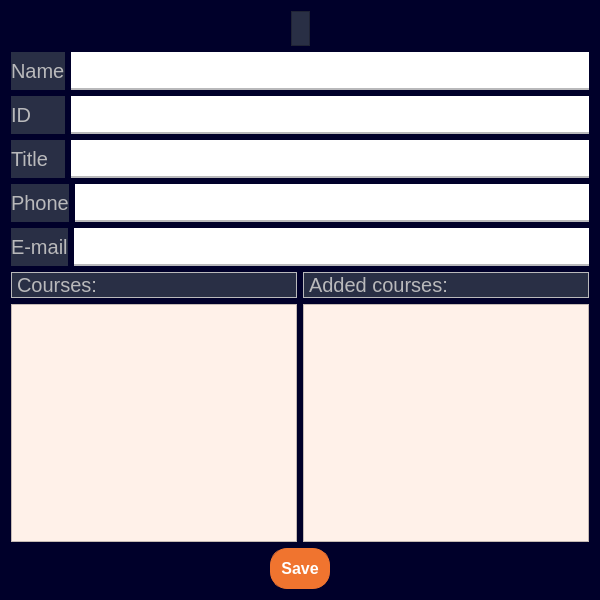
<?xml version="1.0" encoding="UTF-8"?>
<ui version="4.0">
 <class>ProfessorEditPage</class>
 <widget class="QDialog" name="ProfessorEditPage">
  <property name="geometry">
   <rect>
    <x>0</x>
    <y>0</y>
    <width>600</width>
    <height>600</height>
   </rect>
  </property>
  <property name="windowTitle">
   <string>Professor Edit Page</string>
  </property>
  <property name="styleSheet">
   <string notr="true">/*Copyright (c) DevSec Studio. All rights reserved.

MIT License

Permission is hereby granted, free of charge, to any person obtaining a copy
of this software and associated documentation files (the &quot;Software&quot;), to deal
in the Software without restriction, including without limitation the rights
to use, copy, modify, merge, publish, distribute, sublicense, and/or sell
copies of the Software, and to permit persons to whom the Software is
furnished to do so, subject to the following conditions:

The above copyright notice and this permission notice shall be included in all
copies or substantial portions of the Software.

THE SOFTWARE IS PROVIDED *AS IS*, WITHOUT WARRANTY OF ANY KIND, EXPRESS OR
IMPLIED, INCLUDING BUT NOT LIMITED TO THE WARRANTIES OF MERCHANTABILITY,
FITNESS FOR A PARTICULAR PURPOSE AND NONINFRINGEMENT. IN NO EVENT SHALL THE
AUTHORS OR COPYRIGHT HOLDERS BE LIABLE FOR ANY CLAIM, DAMAGES OR OTHER
LIABILITY, WHETHER IN AN ACTION OF CONTRACT, TORT OR OTHERWISE, ARISING FROM,
OUT OF OR IN CONNECTION WITH THE SOFTWARE OR THE USE OR OTHER DEALINGS IN THE SOFTWARE.
*/

/*-----QWidget-----*/
QWidget
{
	background-color: rgb(0, 0, 42);
	color: #ffffff;
	border-color: #000000;

}


/*-----QLabel-----*/
QLabel
{
	background-color: #292f45;
	color: #b9b9bb;
	border-color: #000000;

}


/*-----QPushButton-----*/
QPushButton
{
	background-color: #f0742f;
	color: #fff;
	font-weight: bold;
	border-style: solid;
	border-width: 1px;
	border-radius: 17px;
	border-color: #f0742f;
	padding: 10px;

}


QPushButton::hover
{
	background-color: #fc7c11;
	color: #ffff;

}


QPushButton::pressed
{
	background-color: #ff6b35;
	color: #fff;

}


/*-----QToolButton-----*/
QToolButton
{
	background-color: #292f45;
	color: #ffffff;
	border-style: solid;
	border-color: #000000;

}


QToolButton::hover
{
	background-color: #fc7c11;
	color: #000000;
	padding: 2px;
	border-radius: 15px;
	border-color: #fc7c11;

}


QToolButton::pressed
{
	background-color: #fc7c11;
	color: #000000;
	border-style: solid;
	border-width: 2px;

}


/*-----QLineEdit-----*/
QLineEdit{
	background-color: rgb(255, 255, 255);
	color: rgb(35, 35, 35);
	font-weight: bold;
	border-style: solid;
	border-width: 2px;
	border-top: 0px;
	border-left: 0px;
	border-right: 0px;
	border-color: #b9b9bb;
	padding: 10px;

}


/*-----QCheckBox-----*/
QCheckBox
{
	background-color: transparent;
	color: #b9b9bb;
	font-weight: bold;

}


QCheckBox::indicator
{
    color: #b1b1b1;
    background-color: #00111d;
    border: 1px solid #f0742f;
    width: 12px;
    height: 12px;

}


QCheckBox::indicator:checked
{
    image:url(&quot;./ressources/check.png&quot;); /*To replace*/
	background-color: #1f2b2b;
    border: 1px solid #f0742f;

}


QCheckBox::indicator:unchecked:hover
{
    border: 1px solid #f0742f;

}


QCheckBox::disabled
{
	color: #656565;

}


QCheckBox::indicator:disabled
{
	background-color: #656565;
	color: #656565;
    border: 1px solid #656565;

}
</string>
  </property>
  <layout class="QVBoxLayout" name="verticalLayout_3">
   <item>
    <layout class="QHBoxLayout" name="horizontalLayout_3">
     <item>
      <spacer name="horizontalSpacer_3">
       <property name="orientation">
        <enum>Qt::Horizontal</enum>
       </property>
       <property name="sizeHint" stdset="0">
        <size>
         <width>40</width>
         <height>20</height>
        </size>
       </property>
      </spacer>
     </item>
     <item>
      <widget class="QLabel" name="FLNameLabel">
       <property name="font">
        <font>
         <pointsize>22</pointsize>
        </font>
       </property>
       <property name="frameShape">
        <enum>QFrame::StyledPanel</enum>
       </property>
       <property name="text">
        <string/>
       </property>
      </widget>
     </item>
     <item>
      <spacer name="horizontalSpacer_4">
       <property name="orientation">
        <enum>Qt::Horizontal</enum>
       </property>
       <property name="sizeHint" stdset="0">
        <size>
         <width>40</width>
         <height>20</height>
        </size>
       </property>
      </spacer>
     </item>
    </layout>
   </item>
   <item>
    <layout class="QHBoxLayout" name="horizontalLayout_9" stretch="0,0">
     <item>
      <widget class="QLabel" name="label_4">
       <property name="font">
        <font>
         <pointsize>15</pointsize>
        </font>
       </property>
       <property name="frameShape">
        <enum>QFrame::NoFrame</enum>
       </property>
       <property name="text">
        <string>Name</string>
       </property>
      </widget>
     </item>
     <item>
      <widget class="QLineEdit" name="nameLineEdit"/>
     </item>
    </layout>
   </item>
   <item>
    <layout class="QHBoxLayout" name="horizontalLayout_8" stretch="0,0">
     <item>
      <widget class="QLabel" name="label_19">
       <property name="font">
        <font>
         <pointsize>15</pointsize>
        </font>
       </property>
       <property name="frameShape">
        <enum>QFrame::NoFrame</enum>
       </property>
       <property name="text">
        <string>ID      </string>
       </property>
      </widget>
     </item>
     <item>
      <widget class="QLineEdit" name="idLineEdit"/>
     </item>
    </layout>
   </item>
   <item>
    <layout class="QHBoxLayout" name="horizontalLayout_5" stretch="0,0">
     <item>
      <widget class="QLabel" name="label_14">
       <property name="font">
        <font>
         <pointsize>15</pointsize>
        </font>
       </property>
       <property name="frameShape">
        <enum>QFrame::NoFrame</enum>
       </property>
       <property name="text">
        <string>Title   </string>
       </property>
      </widget>
     </item>
     <item>
      <widget class="QLineEdit" name="titleLineEdit"/>
     </item>
    </layout>
   </item>
   <item>
    <layout class="QHBoxLayout" name="horizontalLayout_10" stretch="0,0">
     <item>
      <widget class="QLabel" name="label_17">
       <property name="font">
        <font>
         <pointsize>15</pointsize>
        </font>
       </property>
       <property name="frameShape">
        <enum>QFrame::NoFrame</enum>
       </property>
       <property name="text">
        <string>Phone</string>
       </property>
      </widget>
     </item>
     <item>
      <widget class="QLineEdit" name="phoneLineEdit"/>
     </item>
    </layout>
   </item>
   <item>
    <layout class="QHBoxLayout" name="horizontalLayout_4" stretch="0,0">
     <item>
      <widget class="QLabel" name="label_13">
       <property name="font">
        <font>
         <pointsize>15</pointsize>
        </font>
       </property>
       <property name="frameShape">
        <enum>QFrame::NoFrame</enum>
       </property>
       <property name="text">
        <string>E-mail</string>
       </property>
      </widget>
     </item>
     <item>
      <widget class="QLineEdit" name="emailLineEdit"/>
     </item>
    </layout>
   </item>
   <item>
    <layout class="QHBoxLayout" name="horizontalLayout">
     <item>
      <layout class="QVBoxLayout" name="verticalLayout">
       <item>
        <widget class="QLabel" name="label_7">
         <property name="font">
          <font>
           <pointsize>15</pointsize>
          </font>
         </property>
         <property name="frameShape">
          <enum>QFrame::Box</enum>
         </property>
         <property name="text">
          <string>Courses:</string>
         </property>
        </widget>
       </item>
       <item>
        <widget class="QTableWidget" name="allCoursesTable">
         <property name="styleSheet">
          <string notr="true">QWidget {
    background-color: rgb(255, 241, 233);
    color: #fffff8;
}

QHeaderView::section {
    background-color: #ff8f57;
    padding: 4px;
    border: 1px solid #fffff8;
    font-size: 14pt;
}

QTableWidget {
    gridline-color: #fffff8;
    font-size: 18pt;
}

QTableView::item 
{
    font-size: 18pt;
	color: rgb(0, 0, 0);
}
</string>
         </property>
         <property name="editTriggers">
          <set>QAbstractItemView::NoEditTriggers</set>
         </property>
         <property name="alternatingRowColors">
          <bool>true</bool>
         </property>
         <property name="selectionMode">
          <enum>QAbstractItemView::SingleSelection</enum>
         </property>
         <property name="selectionBehavior">
          <enum>QAbstractItemView::SelectRows</enum>
         </property>
         <property name="sortingEnabled">
          <bool>true</bool>
         </property>
         <attribute name="horizontalHeaderStretchLastSection">
          <bool>true</bool>
         </attribute>
        </widget>
       </item>
      </layout>
     </item>
     <item>
      <layout class="QVBoxLayout" name="verticalLayout_2">
       <item>
        <widget class="QLabel" name="label_8">
         <property name="font">
          <font>
           <pointsize>15</pointsize>
          </font>
         </property>
         <property name="frameShape">
          <enum>QFrame::Box</enum>
         </property>
         <property name="text">
          <string>Added courses:</string>
         </property>
        </widget>
       </item>
       <item>
        <widget class="QTableWidget" name="professorCourseTable">
         <property name="styleSheet">
          <string notr="true">QWidget {
    background-color: rgb(255, 241, 233);
    color: #fffff8;
}

QHeaderView::section {
    background-color: #ff8f57;
    padding: 4px;
    border: 1px solid #fffff8;
    font-size: 14pt;
}

QTableWidget {
    gridline-color: #fffff8;
    font-size: 18pt;
}

QTableView::item 
{
    font-size: 18pt;
	color: rgb(0, 0, 0);
}
</string>
         </property>
         <property name="editTriggers">
          <set>QAbstractItemView::NoEditTriggers</set>
         </property>
         <property name="alternatingRowColors">
          <bool>true</bool>
         </property>
         <property name="selectionMode">
          <enum>QAbstractItemView::SingleSelection</enum>
         </property>
         <property name="selectionBehavior">
          <enum>QAbstractItemView::SelectRows</enum>
         </property>
         <property name="sortingEnabled">
          <bool>true</bool>
         </property>
         <attribute name="horizontalHeaderStretchLastSection">
          <bool>true</bool>
         </attribute>
        </widget>
       </item>
      </layout>
     </item>
    </layout>
   </item>
   <item>
    <layout class="QHBoxLayout" name="horizontalLayout_2">
     <item>
      <spacer name="horizontalSpacer">
       <property name="orientation">
        <enum>Qt::Horizontal</enum>
       </property>
       <property name="sizeHint" stdset="0">
        <size>
         <width>40</width>
         <height>20</height>
        </size>
       </property>
      </spacer>
     </item>
     <item>
      <widget class="QPushButton" name="savePushButton">
       <property name="font">
        <font>
         <pointsize>12</pointsize>
         <bold>true</bold>
        </font>
       </property>
       <property name="text">
        <string>Save</string>
       </property>
      </widget>
     </item>
     <item>
      <spacer name="horizontalSpacer_2">
       <property name="orientation">
        <enum>Qt::Horizontal</enum>
       </property>
       <property name="sizeHint" stdset="0">
        <size>
         <width>40</width>
         <height>20</height>
        </size>
       </property>
      </spacer>
     </item>
    </layout>
   </item>
  </layout>
 </widget>
 <resources/>
 <connections/>
 <slots>
  <signal>savePushButton()</signal>
 </slots>
</ui>
